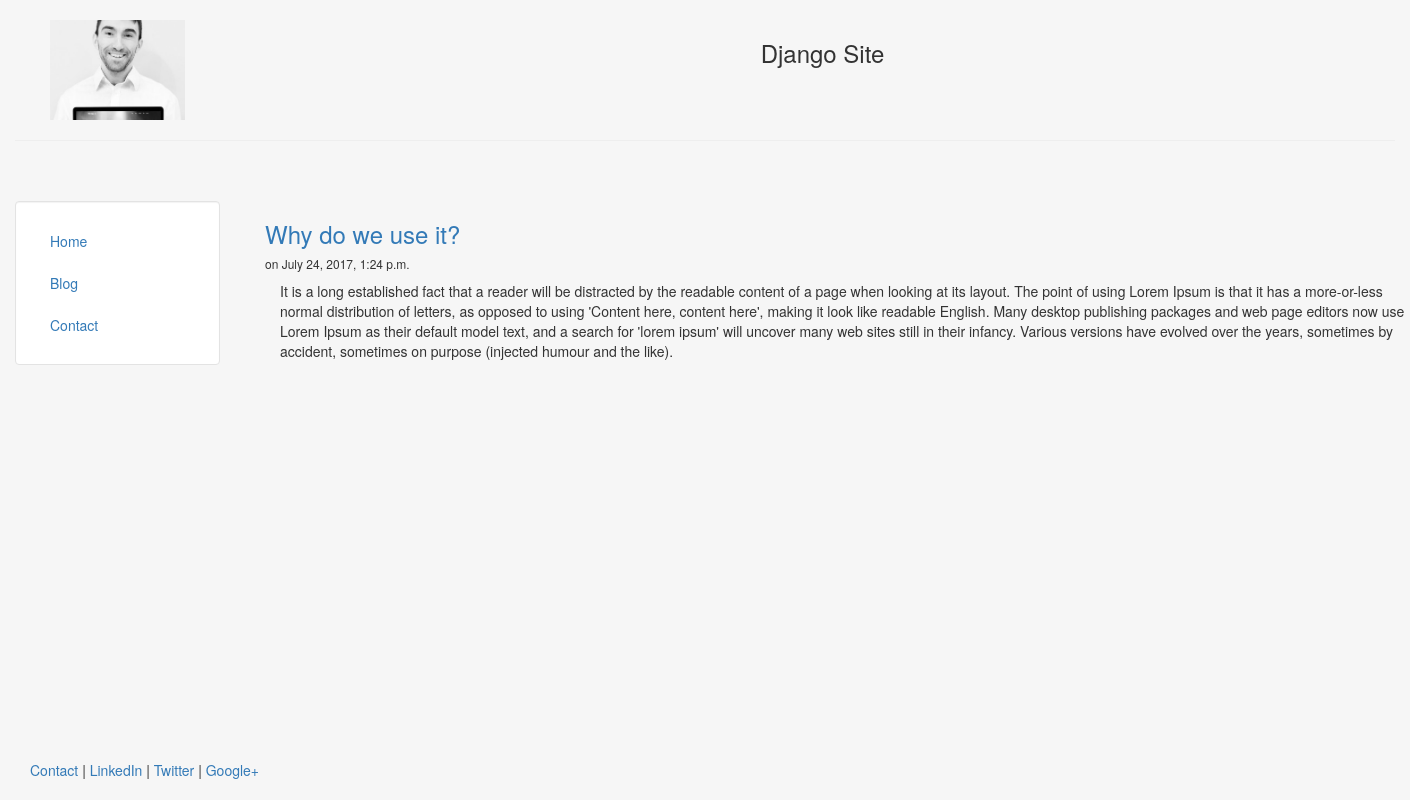
Page /blog/2 on the committed database.
### blog/models.py (models this page shows, shortened)
class Post(models.Model):
    title = models.CharField(max_length = 140)
    body = models.TextField()
    date = models.DateTimeField()

### blog/templates/blog/post.html
{% extends "personal/header.html" %}
{% block content %}
<h3><a href="/blog/{{post.id}}">{{ post.title }}</a></h3>
<h6> on {{ post.date }}</h6>
<div class = "container">
	{{ post.body|safe|linebreaks}}
</div>
<br><br>
{% endblock %}

### personal/templates/personal/header.html (style rules this page uses)
html, body { height: 100% }

### rows in the picture
Post: title "Why do we use it?", date "July 24, 2017, 1:24 p.m.", body "It is a long established fact that a reader will be distracted by the readable content of a page when looking at its layout. The point of using Lorem Ipsum is that it has a more-or-less normal distribution of letters, as opposed to using 'Content here, content here', making it look like readable English. Many desktop publishing packages and web page editors now use Lorem Ipsum as their default model text, and a search for 'lorem ipsum' will uncover many web sites still in their infancy. Various versions have evolved over the years, sometimes by accident, sometimes on purpose (injected humour and the like)."
